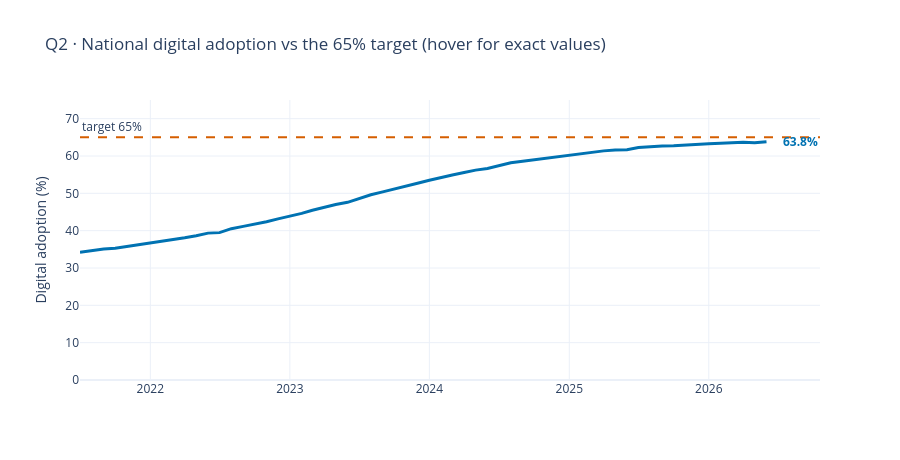

The notebook cell this image was saved under:
### Markdown cell above
---
## Task 5 — Q2 as an interactive Plotly line *(5 min)*

A preview of Module 4. Hover shows the exact monthly value; the target stays a reference
line, not a second series. Nothing about the *design* changes because the medium changed.

### Code cell
import plotly.graph_objects as go
import plotly.io as pio

figp = go.Figure()
figp.add_trace(go.Scatter(
    x=q2.month, y=q2.digital_adoption_pct, mode="lines",
    line=dict(color=tv.ACCENT_2, width=3), name="National",
    hovertemplate="%{x|%b %Y}<br>adoption <b>%{y:.1f}%</b><extra></extra>"))
figp.add_hline(y=tv.TARGET_ADOPTION, line_dash="dash", line_color=tv.ACCENT,
               annotation_text="target 65%", annotation_position="top left")
figp.add_annotation(x=q2.month.iloc[-1], y=q2.digital_adoption_pct.iloc[-1],
                    text=f"<b>{q2.digital_adoption_pct.iloc[-1]:.1f}%</b>",
                    showarrow=False, xshift=34, font=dict(color=tv.ACCENT_2))
figp.update_layout(
    template="plotly_white", height=460, showlegend=False,
    title="Q2 · National digital adoption vs the 65% target (hover for exact values)",
    yaxis=dict(title="Digital adoption (%)", range=[0, 75]), xaxis=dict(title=""))

res = tv.save_plotly(figp, "lab2_q2_interactive", width=1100, height=460)
print("HTML:", res["html"])
print("PNG :", res["png"] or f"not written ({res.get('png_error')})"
      "  <- the matplotlib mirror lab2_q2_trend.png covers the slide deck")
figp.show()

### Figure 1 — Plotly figure (JSON) as saved in the notebook; plotly's stock layout.template omitted (floating-point values rounded to 4 significant figures)
{"data": [{"hovertemplate": "%{x|%b %Y}<br>adoption <b>%{y:.1f}%</b><extra></extra>", "line": {"color": "#0072B2", "width": 3}, "mode": "lines", "name": "National", "type": "scatter", "x": ["2021-07-01T00:00:00.000000", "2021-08-01T00:00:00.000000", "2021-09-01T00:00:00.000000", "2021-10-01T00:00:00.000000", "2021-11-01T00:00:00.000000", "2021-12-01T00:00:00.000000", "2022-01-01T00:00:00.000000", "2022-02-01T00:00:00.000000", "2022-03-01T00:00:00.000000", "2022-04-01T00:00:00.000000", "2022-05-01T00:00:00.000000", "2022-06-01T00:00:00.000000", "2022-07-01T00:00:00.000000", "2022-08-01T00:00:00.000000", "2022-09-01T00:00:00.000000", "2022-10-01T00:00:00.000000", "2022-11-01T00:00:00.000000", "2022-12-01T00:00:00.000000", "2023-01-01T00:00:00.000000", "2023-02-01T00:00:00.000000", "2023-03-01T00:00:00.000000", "2023-04-01T00:00:00.000000", "2023-05-01T00:00:00.000000", "2023-06-01T00:00:00.000000", "2023-07-01T00:00:00.000000", "2023-08-01T00:00:00.000000", "2023-09-01T00:00:00.000000", "2023-10-01T00:00:00.000000", "2023-11-01T00:00:00.000000", "2023-12-01T00:00:00.000000", "2024-01-01T00:00:00.000000", "2024-02-01T00:00:00.000000", "2024-03-01T00:00:00.000000", "2024-04-01T00:00:00.000000", "2024-05-01T00:00:00.000000", "2024-06-01T00:00:00.000000", "2024-07-01T00:00:00.000000", "2024-08-01T00:00:00.000000", "2024-09-01T00:00:00.000000", "2024-10-01T00:00:00.000000", "2024-11-01T00:00:00.000000", "2024-12-01T00:00:00.000000", "2025-01-01T00:00:00.000000", "2025-02-01T00:00:00.000000", "2025-03-01T00:00:00.000000", "2025-04-01T00:00:00.000000", "2025-05-01T00:00:00.000000", "2025-06-01T00:00:00.000000", "2025-07-01T00:00:00.000000", "2025-08-01T00:00:00.000000", "2025-09-01T00:00:00.000000", "2025-10-01T00:00:00.000000", "2025-11-01T00:00:00.000000", "2025-12-01T00:00:00.000000", "2026-01-01T00:00:00.000000", "2026-02-01T00:00:00.000000", "2026-03-01T00:00:00.000000", "2026-04-01T00:00:00.000000", "2026-05-01T00:00:00.000000", "2026-06-01T00:00:00.000000"], "y": [34.22, 34.68, 35.08, 35.31, 35.77, 36.24, 36.64, 37.21, 37.47, 38.08, 38.63, 39.34, 39.47, 40.53, 41.15, 41.74, 42.39, 43.17, 43.87, 44.63, 45.46, 46.29, 47.03, 47.58, 48.68, 49.61, 50.39, 51.09, 51.85, 52.72, 53.5, 54.28, 54.92, 55.56, 56.22, 56.66, 57.47, 58.19, 58.62, 59.0, 59.48, 59.96, 60.32, 60.74, 61.03, 61.37, 61.63, 61.68, 62.26, 62.52, 62.7, 62.75, 62.98, 63.14, 63.25, 63.41, 63.57, 63.67, 63.55, 63.84]}], "layout": {"annotations": [{"showarrow": false, "text": "target 65%", "x": 0, "xanchor": "left", "xref": "x domain", "y": 65.0, "yanchor": "bottom", "yref": "y"}, {"font": {"color": "#0072B2"}, "showarrow": false, "text": "<b>63.8%</b>", "x": "2026-06-01T00:00:00", "xshift": 34, "y": 63.84}], "height": 460, "shapes": [{"line": {"color": "#D55E00", "dash": "dash"}, "type": "line", "x0": 0, "x1": 1, "xref": "x domain", "y0": 65.0, "y1": 65.0, "yref": "y"}], "showlegend": false, "title": {"text": "Q2 · National digital adoption vs the 65% target (hover for exact values)"}, "xaxis": {"title": {"text": ""}}, "yaxis": {"range": [0, 75], "title": {"text": "Digital adoption (%)"}}}}
